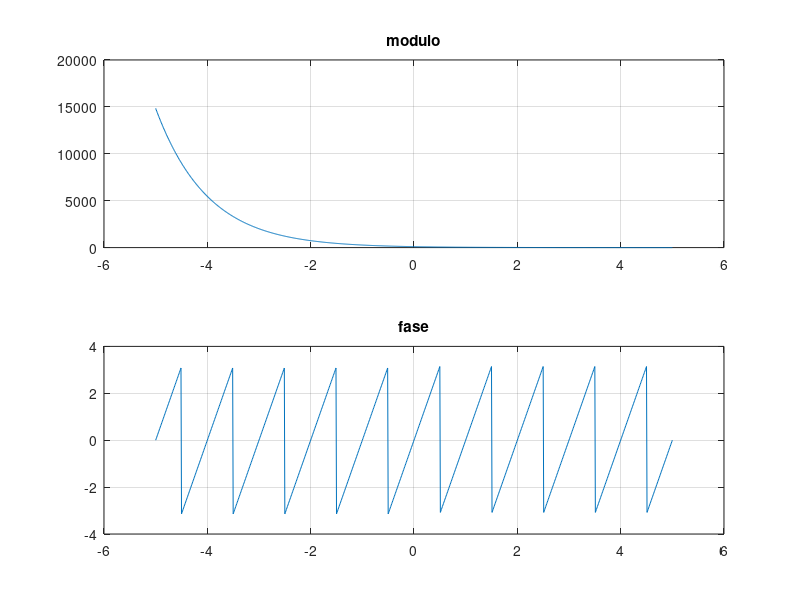
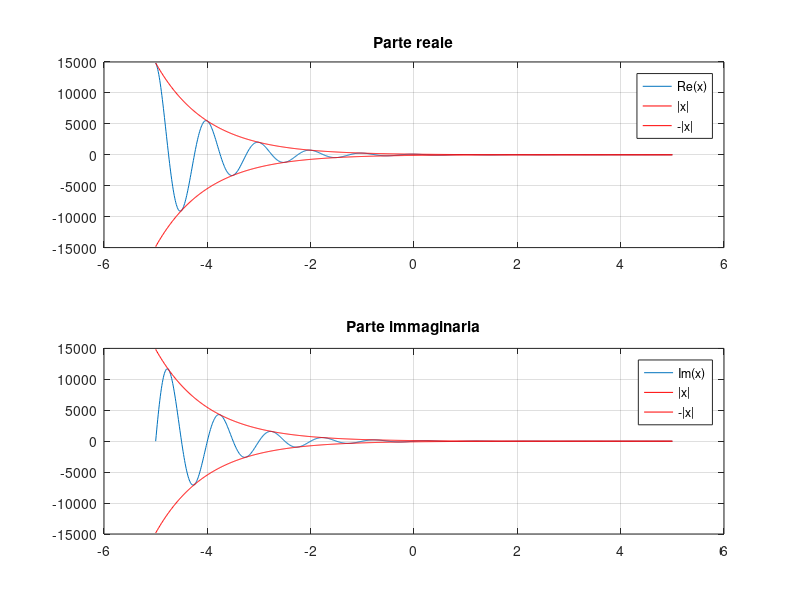

Recreate these plots in MATLAB, in order.
close all
clear
clc

t = -5:0.01:5;
x = 100*exp((-1 + 1j*2*pi)*t);

figure
subplot(2,1,1)
plot(t,abs(x))
grid on
title('modulo')
subplot(2,1,2)
plot(t,angle(x))
grid on
title('fase')

figure
subplot(2,1,1)
plot(t,real(x))
hold on
plot(t, abs(x),'r')
plot(t, -abs(x),'r')
hold off
grid on
title('Parte reale')
legend('Re(x)', '|x|', '-|x|')
subplot(2,1,2)
plot(t,imag(x))
hold on
plot(t, abs(x),'r')
plot(t, -abs(x),'r')
hold off
grid on
title('Parte immaginaria')
legend('Im(x)', '|x|', '-|x|')
